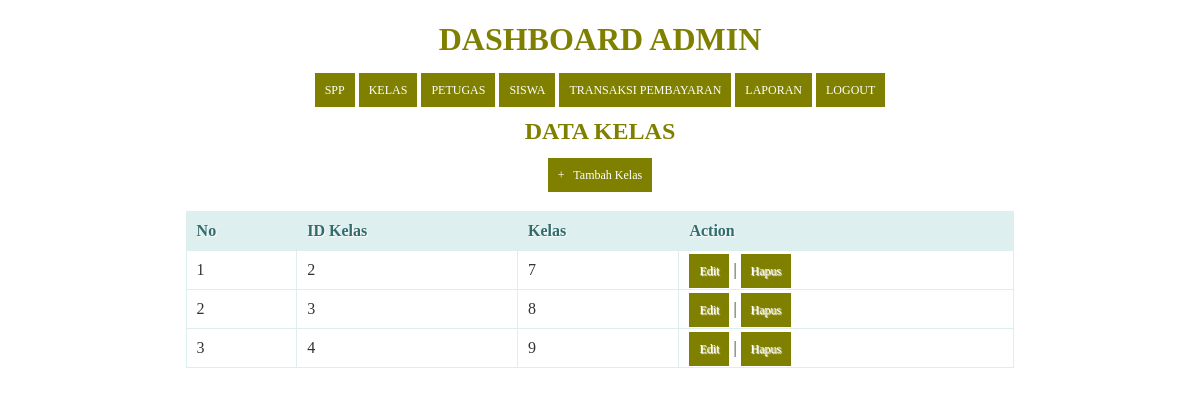
Page /kelas.php (signed in) on the committed database.
### tables this page shows
CREATE TABLE `kelas` (
  `id_kelas` int(11) NOT NULL,
  `nama_kelas` varchar(10) NOT NULL,
  `kompetensi_keahlian` varchar(50) NOT NULL
);

### kelas.php (the view, shortened to what this page needs)
<!DOCTYPE html>
<html>
  <head>
  </head>
<body>
	<?php
  include ('header.php');
?>
    <center><h2>Data Kelas</h2><center>
    <center><a href="tambah_kelas.php">+ &nbsp; Tambah Kelas</a><center>
    <br/>
    <table>
      <thead>
        <tr>
          <th>No</th>
          <th>ID Kelas</th>
          <th>Kelas</th>
           <th>Action</th>
        </tr>
    </thead>
    <tbody>
      <?php
      $query = "SELECT * FROM kelas ORDER BY id_kelas ASC";
      $result = mysqli_query($koneksi, $query);
      $no = 1;
      while($row = mysqli_fetch_assoc($result))
      {
      ?>
       <tr>
          <td><?php echo $no; ?></td>
          <td><?php echo $row['id_kelas']; ?></td>
          <td><?php echo $row['nama_kelas']; ?></td>
          <td>
              <a href="edit_kelas.php?id=<?php echo $row['id_kelas']; ?>">Edit</a> |
              <a href="proses_hapuskelas.php?id=<?php echo $row['id_kelas']; ?>" onClick="return confirm('Anda yakin akan menghapus data ini?')">Hapus</a>
          </td>
      </tr>
      <?php
        $no++;
      }
      ?>
    </tbody>
    </table>
</body>
</html>

### kelas.php (style rules this page uses)
* { font-family: "Trebuchet MS"; }
h2 { text-transform: uppercase; color: olive; }
table { border: solid 1px #DDEEEE; border-collapse: collapse; border-spacing: 0; width: 50%; margin: 10px auto 10px auto; }
table thead th { background-color: #DDEFEF; border: solid 1px #DDEEEE; color: #336B6B; padding: 10px; text-align: left; text-shadow: 1px 1px 1px #fff; text-decoration: none; }
table tbody td { border: solid 1px #DDEEEE; color: #333; padding: 10px; text-shadow: 1px 1px 1px #fff; }
a { background-color: olive; color: #fff; padding: 10px; text-decoration: none; font-size: 12px; }

### header.php (style rules this page uses)
* { font-family: "fantasy"; }
table { border: solid 1px #DDEEEE; border-collapse: collapse; border-spacing: 0; width: 70%; margin: 10px auto 10px auto; }
table thead th { background-color: #DDEFEF; border: solid 1px #DDEEEE; color: #336B6B; padding: 10px; text-align: left; text-shadow: 1px 1px 1px #fff; text-decoration: none; }
table tbody td { border: solid 1px #DDEEEE; color: #333; padding: 10px; text-shadow: 1px 1px 1px #fff; }
a { background-color: olive; color: #fff; padding: 10px; text-decoration: none; font-size: 12px; }

### rows in the picture
kelas: id_kelas "2", nama_kelas "7"
kelas: id_kelas "3", nama_kelas "8"
kelas: id_kelas "4", nama_kelas "9"
